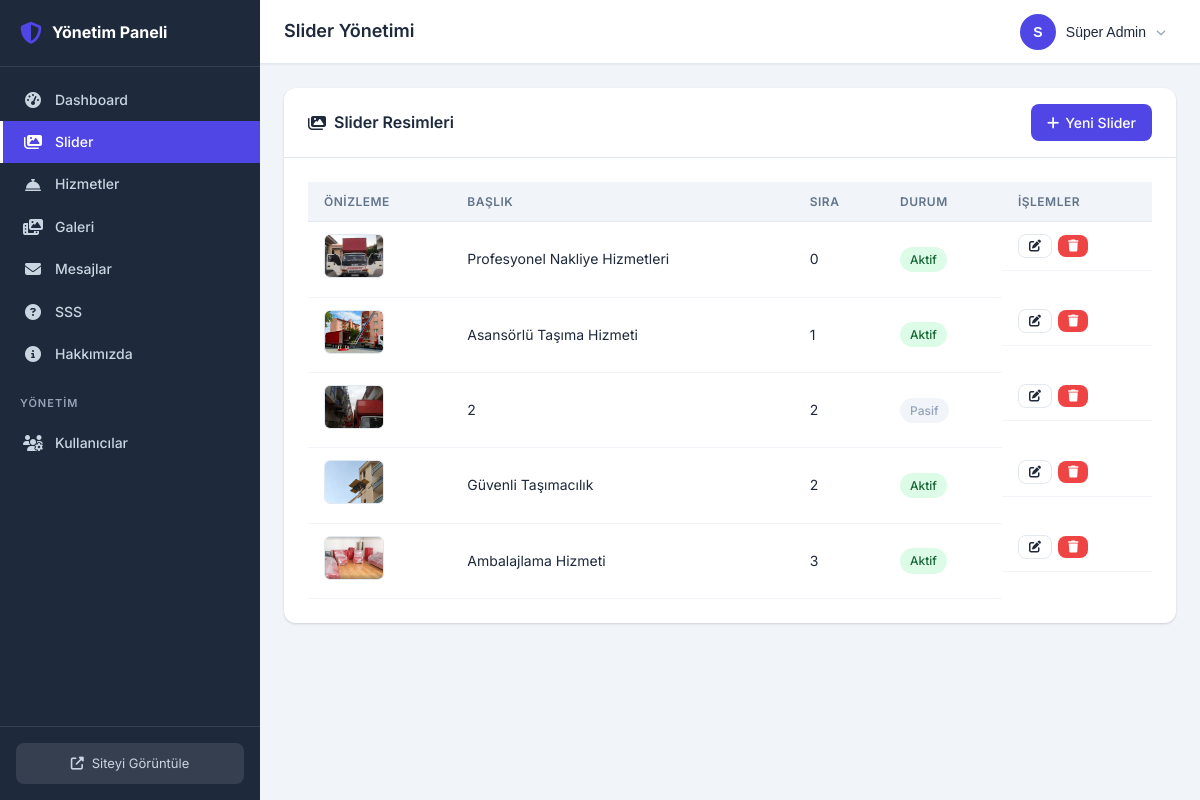
Page /gizli-yonetim-x7c8v9/sliders/ (signed in) on the committed database.
### custom_admin/models.py (models this page shows, shortened)
class AdminUser(models.Model):
    ROLE_CHOICES = [
        ('superadmin', 'Süper Admin'),
        ('admin', 'Admin'),
    ]
    id = models.UUIDField(primary_key=True, default=uuid.uuid4, editable=False)
    username = models.CharField(max_length=50, unique=True, verbose_name="Kullanıcı Adı")
    password_hash = models.CharField(max_length=256, verbose_name="Şifre Hash")
    email = models.EmailField(blank=True, verbose_name="E-posta")
    first_name = models.CharField(max_length=100, blank=True, verbose_name="Ad")
    last_name = models.CharField(max_length=100, blank=True, verbose_name="Soyad")
    role = models.CharField(max_length=20, choices=ROLE_CHOICES, default='admin', verbose_name="Rol")
    is_active = models.BooleanField(default=True, verbose_name="Aktif")
    created_at = models.DateTimeField(auto_now_add=True, verbose_name="Oluşturulma Tarihi")
    updated_at = models.DateTimeField(auto_now=True, verbose_name="Güncellenme Tarihi")
    last_login = models.DateTimeField(null=True, blank=True, verbose_name="Son Giriş")
    can_manage_sliders = models.BooleanField(default=True, verbose_name="Slider Yönetimi")
    can_manage_services = models.BooleanField(default=True, verbose_name="Hizmet Yönetimi")
    can_manage_gallery = models.BooleanField(default=True, verbose_name="Galeri Yönetimi")
    can_manage_messages = models.BooleanField(default=True, verbose_name="Mesaj Yönetimi")
    can_manage_faq = models.BooleanField(default=True, verbose_name="SSS Yönetimi")
    can_manage_about = models.BooleanField(default=True, verbose_name="Hakkımızda Yönetimi")
    class Meta:
        verbose_name = "Admin Kullanıcı"
        verbose_name_plural = "Admin Kullanıcılar"
        ordering = ['-created_at']
    @property
    def is_superadmin(self):
        return self.role == 'superadmin'
    @property
    def full_name(self):
        name = f"{self.first_name} {self.last_name}".strip()
        return name or self.username
    def has_permission(self, permission_name):
        if self.is_superadmin:
            return True
        return getattr(self, permission_name, False)

### core/models.py (models this page shows, shortened)
class SliderImage(models.Model):
    title = models.CharField(max_length=200, verbose_name="Başlık", blank=True)
    image = models.ImageField(upload_to='slider/', verbose_name="Resim")
    order = models.PositiveIntegerField(default=0, verbose_name="Sıra")
    is_active = models.BooleanField(default=True, verbose_name="Aktif")
    class Meta:
        verbose_name = "Slider Resmi"
        verbose_name_plural = "Slider Resimleri"
        ordering = ['order']

### custom_admin/views.py (the view)
# urls.py: path('sliders/', views.slider_list, name='slider_list'),
@admin_login_required
@permission_required('can_manage_sliders')
def slider_list(request):
    sliders = SliderImage.objects.all()
    return render(request, 'custom_admin/sliders/list.html', {
        'sliders': sliders,
        'admin_user': request.admin_user,
    })

### custom_admin/context_processors.py (called while the page is built)
def admin_context(request):
    context = {}
    if hasattr(request, 'admin_user'):
        context['unread_count'] = ContactMessage.objects.filter(is_read=False).count()
    return context

### custom_admin/templates/custom_admin/sliders/list.html (shortened to what this page needs)
{% extends "custom_admin/base.html" %}
{% block page_title %}Slider Yönetimi{% endblock %}
{% block content %}
<div class="card">
    <div class="card-header">
        <h2><i class="fas fa-images"></i> Slider Resimleri</h2>
        <a href="{% url 'custom_admin:slider_create' %}" class="btn btn-primary">
            <i class="fas fa-plus"></i> Yeni Slider
        </a>
    </div>
    <div class="card-body">
        {% if sliders %}
        <div class="table-responsive">
            <table class="data-table">
                <thead>
                    <tr>
                        <th>Önizleme</th>
                        <th>Başlık</th>
                        <th>Sıra</th>
                        <th>Durum</th>
                        <th>İşlemler</th>
                    </tr>
                </thead>
                <tbody>
                    {% for slider in sliders %}
                    <tr>
                        <td>
                            {% if slider.image %}
                            <img src="{{ slider.image.url }}" alt="{{ slider.title }}" class="thumb-preview">
                            {% else %}
                            <span class="text-muted">-</span>
                            {% endif %}
                        </td>
                        <td>{{ slider.title|default:"-" }}</td>
                        <td>{{ slider.order }}</td>
                        <td>
                            {% if slider.is_active %}
                            <span class="status-badge status-active">Aktif</span>
                            {% else %}
                            <span class="status-badge status-inactive">Pasif</span>
                            {% endif %}
                        </td>
                        <td class="actions">
                            <a href="{% url 'custom_admin:slider_edit' slider.pk %}" class="btn btn-sm btn-outline">
                                <i class="fas fa-edit"></i>
                            </a>
                            <form method="post" action="{% url 'custom_admin:slider_delete' slider.pk %}" class="inline-form" onsubmit="return confirm('Bu slider\'ı silmek istediğinize emin misiniz?')">
                                <button type="submit" class="btn btn-sm btn-danger">
                                    <i class="fas fa-trash"></i>
                                </button>
                            </form>
                        </td>
                    </tr>
                    {% endfor %}
                </tbody>
            </table>
        </div>
        {% else %}
        <div class="empty-state">
            <i class="fas fa-images"></i>
            <p>Henüz slider bulunmuyor.</p>
            <a href="{% url 'custom_admin:slider_create' %}" class="btn btn-primary">İlk Slider'ı Ekle</a>
        </div>
        {% endif %}
    </div>
</div>
{% endblock %}

### custom_admin/templates/custom_admin/base.html (shortened to what this page needs)
{% load static %}
<!DOCTYPE html>
<html lang="tr" data-theme="light">
<head>
    <link rel="stylesheet" href="https://cdnjs.cloudflare.com/ajax/libs/font-awesome/6.4.0/css/all.min.css">
    <link rel="stylesheet" href="{% static 'custom_admin/css/admin.css' %}">
</head>
<body>
    <div class="admin-wrapper">
        <aside class="sidebar" id="sidebar">
            <div class="sidebar-header">
                <div class="sidebar-logo">
                    <i class="fas fa-shield-alt"></i>
                    <span>Yönetim Paneli</span>
                </div>
            </div>
            <nav class="sidebar-nav">
                <ul>
                    <li>
                        <a href="{% url 'custom_admin:dashboard' %}" class="{% if request.resolver_match.url_name == 'dashboard' %}active{% endif %}">
                            <i class="fas fa-tachometer-alt"></i>
                            <span>Dashboard</span>
                        </a>
                    </li>
                    {% if admin_user.has_permission.can_manage_sliders or admin_user.is_superadmin %}
                    <li>
                        <a href="{% url 'custom_admin:slider_list' %}" class="{% if 'slider' in request.resolver_match.url_name %}active{% endif %}">
                            <i class="fas fa-images"></i>
                            <span>Slider</span>
                        </a>
                    </li>
                    {% endif %}
                    {% if admin_user.has_permission.can_manage_services or admin_user.is_superadmin %}
                    <li>
                        <a href="{% url 'custom_admin:service_list' %}" class="{% if 'service' in request.resolver_match.url_name %}active{% endif %}">
                            <i class="fas fa-concierge-bell"></i>
                            <span>Hizmetler</span>
                        </a>
                    </li>
                    {% endif %}
                    {% if admin_user.has_permission.can_manage_gallery or admin_user.is_superadmin %}
                    <li>
                        <a href="{% url 'custom_admin:gallery_list' %}" class="{% if 'gallery' in request.resolver_match.url_name %}active{% endif %}">
                            <i class="fas fa-photo-video"></i>
                            <span>Galeri</span>
                        </a>
                    </li>
                    {% endif %}
                    {% if admin_user.has_permission.can_manage_messages or admin_user.is_superadmin %}
                    <li>
                        <a href="{% url 'custom_admin:message_list' %}" class="{% if 'message' in request.resolver_match.url_name %}active{% endif %}">
                            <i class="fas fa-envelope"></i>
                            <span>Mesajlar</span>
                        </a>
                    </li>
                    {% endif %}
                    {% if admin_user.has_permission.can_manage_faq or admin_user.is_superadmin %}
                    <li>
                        <a href="{% url 'custom_admin:faq_list' %}" class="{% if 'faq' in request.resolver_match.url_name %}active{% endif %}">
                            <i class="fas fa-question-circle"></i>
                            <span>SSS</span>
                        </a>
                    </li>
                    {% endif %}
                    {% if admin_user.has_permission.can_manage_about or admin_user.is_superadmin %}
                    <li>
                        <a href="{% url 'custom_admin:about_edit' %}" class="{% if 'about' in request.resolver_match.url_name %}active{% endif %}">
                            <i class="fas fa-info-circle"></i>
                            <span>Hakkımızda</span>
                        </a>
                    </li>
                    {% endif %}
                    {% if admin_user.is_superadmin %}
                    <li class="nav-divider">
                        <span>YÖNETİM</span>
                    </li>
                    <li>
                        <a href="{% url 'custom_admin:user_list' %}" class="{% if 'user' in request.resolver_match.url_name %}active{% endif %}">
                            <i class="fas fa-users-cog"></i>
                            <span>Kullanıcılar</span>
                        </a>
                    </li>
                    {% endif %}
                </ul>
            </nav>
            <div class="sidebar-footer">
                <a href="/" target="_blank" class="btn-site-view">
                    <i class="fas fa-external-link-alt"></i>
                    <span>Siteyi Görüntüle</span>
                </a>
            </div>
        </aside>
        <main class="main-content">
            <header class="topbar">
                <div class="topbar-left">
                    <h1 class="page-title">{% block page_title %}Dashboard{% endblock %}</h1>
                </div>
                <div class="topbar-right">
                    <div class="user-dropdown" id="userDropdown">
                        <button class="user-dropdown-toggle">
                            <div class="user-avatar">
                                {{ admin_user.username|first|upper }}
                            </div>
                            <span class="user-name">{{ admin_user.full_name }}</span>
                            <i class="fas fa-chevron-down"></i>
                        </button>
                    </div>
                </div>
            </header>
            <div class="content-area">
                {% block content %}{% endblock %}
            </div>
        </main>
    </div>
</body>
</html>

### rows in the picture
AdminUser: username|first "S", full_name "Süper Admin"
SliderImage: image (picture), title "Profesyonel Nakliye Hizmetleri", order "0", is_active "Aktif"
SliderImage: image (picture), title "Asansörlü Taşıma Hizmeti", order "1", is_active "Aktif"
SliderImage: image (picture), title "2", order "2", is_active "Pasif"
SliderImage: image (picture), title "Güvenli Taşımacılık", order "2", is_active "Aktif"
SliderImage: image (picture), title "Ambalajlama Hizmeti", order "3", is_active "Aktif"
